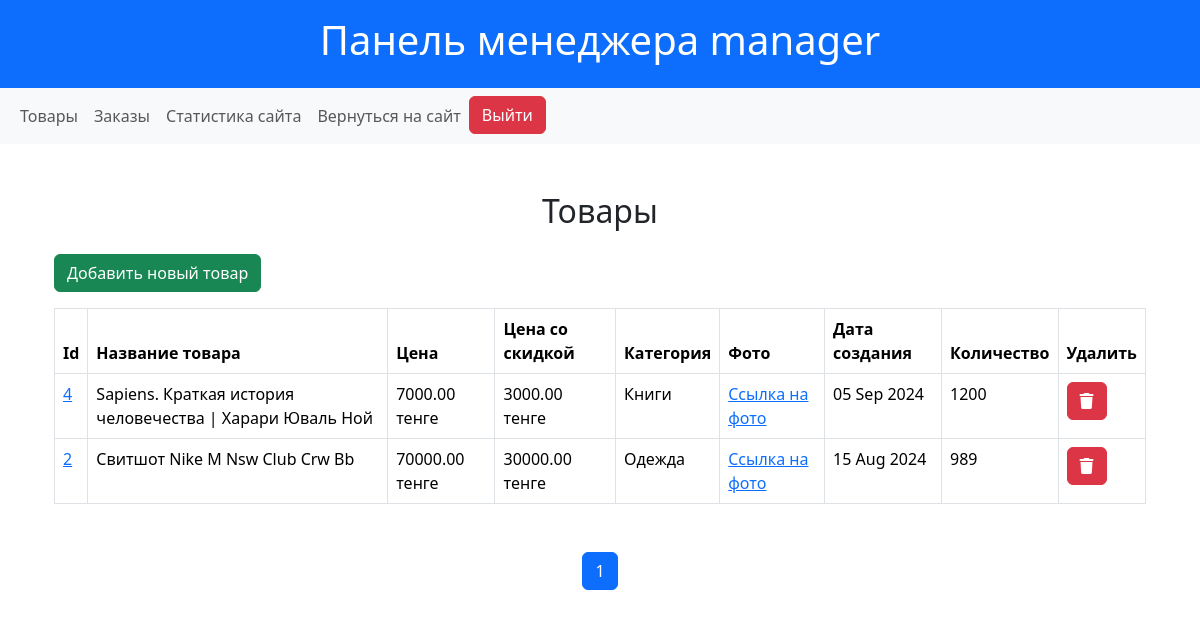
The page /manager/products/ (signed in) on the database as committed earlier.
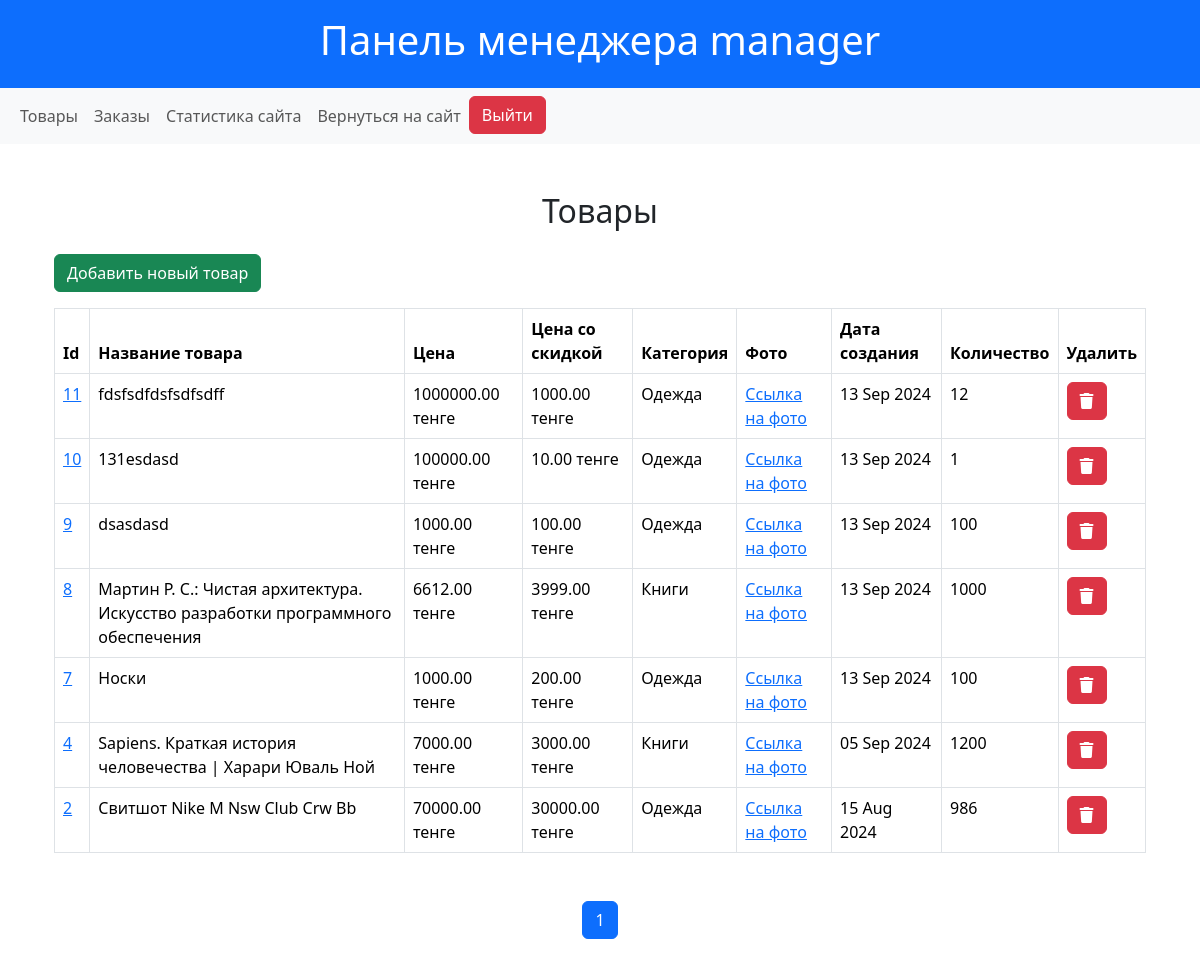
The same page on the database as committed later.
### shop/models.py (models this page shows, shortened)
class Product(models.Model):
    name = models.CharField(max_length=200)
    slug = models.SlugField(max_length=200, null=True, blank=True)
    description = models.TextField()
    price = models.DecimalField(max_digits=10, decimal_places=2)
    discount_price = models.DecimalField(max_digits=10, decimal_places=2, blank=True, null=True, default=0)
    category = models.ForeignKey(Category, related_name="products", on_delete=models.CASCADE)
    image = models.ImageField(upload_to='media/products/')
    created_at = models.DateTimeField(auto_now_add=True)
    quantity = models.PositiveIntegerField(default=0, blank=True)
    class Meta:
        verbose_name = "Товар"
        verbose_name_plural = "Товары"

class Category(models.Model):
    name = models.CharField(max_length=200)
    slug = models.SlugField(max_length=200, null=True, blank=True)  # Убираем unique и добавляем null=True, blank=True
    parent = models.ForeignKey('self', null=True, blank=True, related_name="children", on_delete=models.CASCADE)
    class Meta:
        verbose_name = "Категория"
        verbose_name_plural = "Категории"
    def __str__(self):
        return self.name

### shop/views.py (the view)
# urls.py: path('manager/products/', ManagerProductsView.as_view(), name='manager_products'),
class ManagerProductsView(ManagerMixin, ListView):
    model = Product
    template_name = 'manager/products.html'
    context_object_name = 'products'
    ordering = ['-created_at']
    paginate_by = 10

### shop/views.py (called while the page is built)
    def test_func(self):
        return self.request.user.groups.filter(name="Менеджеры").exists()

### shop/templates/manager/products.html (shortened to what this page needs)
{% extends "manager/base.html" %}
{% block content %}
<div class="container mt-5">
    <h2 class="text-center mb-4">Товары</h2>
    <a href="{% url 'add_product' %}" class="btn btn-success mb-3">Добавить новый товар</a>
    <table class="table table-bordered table-hover">
        <thead class="thead-light">
            <tr>
                <th scope="col">Id</th>
                <th scope="col">Название товара</th>
                <th scope="col">Цена</th>
                <th scope="col">Цена со скидкой</th>
                <th scope="col">Категория</th>
                <th scope="col">Фото</th>
                <th scope="col">Дата создания</th>
                <th scope="col">Количество</th>
                <th scope="col">Удалить</th>
            </tr>
        </thead>
        <tbody>
            {% for product in products %}
                <tr>
                    <td><a href="{% url 'update_product' product.slug %}">{{ product.pk }}</a></td>
                    <td>{{ product.name }}</td>
                    <td>{{ product.price }} тенге</td>
                    <td>{{ product.discount_price }} тенге</td>
                    <td>{{ product.category }}</td>
                    <td>
                        <a href="{{ product.image.url }}" target="_blank">Ссылка на фото</a>
                    </td>
                    <td>{{ product.created_at|date:"d M Y" }}</td>
                    <td>{{ product.quantity }}</td>
                    <td>
                        <form action="{% url 'delete_product' product.slug %}" method="post">
                            <button type="submit" class="btn btn-danger"><i class="fa-solid fa-trash"></i></button>
                        </form>
                    </td>
                </tr>
            {% endfor %}
        </tbody>
    </table>
    <div class="pagination justify-content-center mt-5">
        <ul class="pagination">
            {% for num in page_obj.paginator.page_range %}
                {% if num > page_obj.number|add:-2 and num < page_obj.number|add:2 %}
                    {% if page_obj.number == num %}
                        <li class="page-item active">
                            <span class="page-link">{{ num }}</span>
                        </li>
                    {% else %}
                        <li class="page-item">
                            <a class="page-link" href="?page={{ num }}">{{ num }}</a>
                        </li>
                    {% endif %}
                {% endif %}
            {% endfor %}
        </ul>
    </div>
</div>
{% endblock %}

### shop/templates/manager/base.html (shortened to what this page needs)
<!DOCTYPE html>
<html lang="en">
<head>
    <link href="https://cdn.jsdelivr.net/npm/bootstrap@5.3.3/dist/css/bootstrap.min.css" rel="stylesheet">
    <link rel="stylesheet" href="https://cdnjs.cloudflare.com/ajax/libs/font-awesome/6.6.0/css/all.min.css" />
</head>
<body>
    <header class="bg-primary text-white text-center py-3 ">
        <h1>
            Панель менеджера {{ user.username }}
        </h1>
    </header>
    <nav class="navbar navbar-expand-lg navbar-light bg-light mb-4">
        <div class="container-fluid">
            <div class="navbar-nav">
                <a class="nav-link" href="{% url 'manager_products' %}">Товары</a>
                <a class="nav-link" href="{% url 'manager_orders' %}">Заказы</a>
                <a class="nav-link" href="{% url 'manager_dashboard' %}">Статистика сайта</a>
                <a class="nav-link" href="{% url 'product_list' %}">Вернуться на сайт</a>
                <form action="{% url 'logout' %}" method="post" style="display:inline;" class="d-inline">
                    <button class="btn btn-danger" type="submit">Выйти</button>
                </form>
            </div>
        </div>
    </nav>
    <div class="container">
        {% block content %}
        {% endblock %}
    </div>
</body>
</html>

Rows that differ between the two databases and show on the page:
added Product: pk "11", name "fdsfsdfdsfsdfsdff", price "1000000.00", discount_price "1000.00", category "Одежда", created_at "13 Sep 2024", quantity "12"
added Product: pk "10", name "131esdasd", price "100000.00", discount_price "10.00", category "Одежда", created_at "13 Sep 2024", quantity "1"
added Product: pk "9", name "dsasdasd", price "1000.00", discount_price "100.00", category "Одежда", created_at "13 Sep 2024", quantity "100"
added Product: pk "8", name "Мартин Р. С.: Чистая архитектура. Искусство разработки программного обеспечения", price "6612.00", discount_price "3999.00", category "Книги", created_at "13 Sep 2024", quantity "1000"
added Product: pk "7", name "Носки", price "1000.00", discount_price "200.00", category "Одежда", created_at "13 Sep 2024", quantity "100"
changed Product "Свитшот Nike M Nsw Club Crw Bb": quantity "989" → "986"
